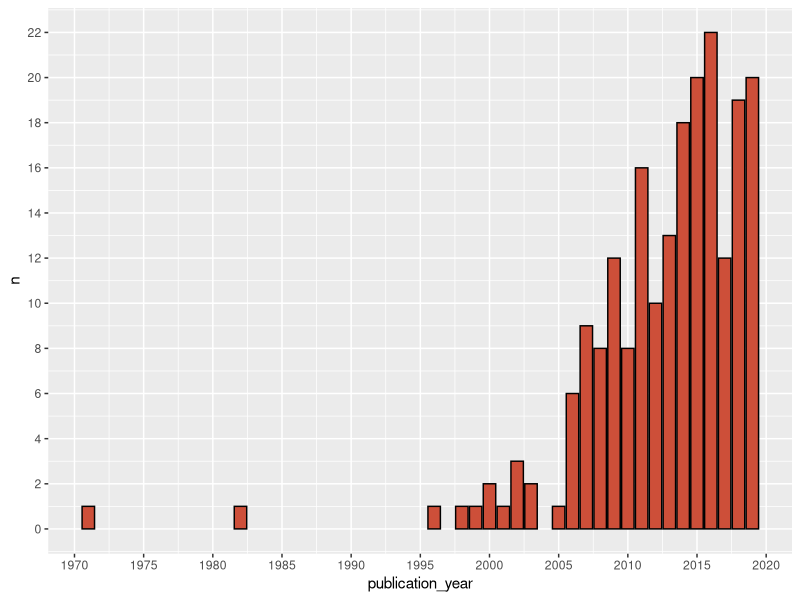

This figure's R source:
library('dplyr')
library('tidyr')
library('ggplot2')
library('stringr')

#load the data
data <- readxl::read_excel('./data/2021_01_17.xlsx') %>% 
    mutate(paper_title = str_to_lower(paper_title))

#tally the publication years and make a bar plot
data %>% count(publication_year) %>% 
    ggplot() + 
    geom_bar(aes(x = publication_year, y = n), 
             stat = 'identity',
             color = 'black',
             fill = 'tomato3'
             ) +
    scale_x_continuous(breaks = seq(1970, 2020, 5),
                       labels = seq(1970, 2020, 5)
                       ) +
    scale_y_continuous(breaks = seq(0, 26, 2),
                       labels = seq(0, 26, 2)
                       )

#Find year with highest number of publications
data %>% 
    count(publication_year) %>% 
    filter(n == max(n))
